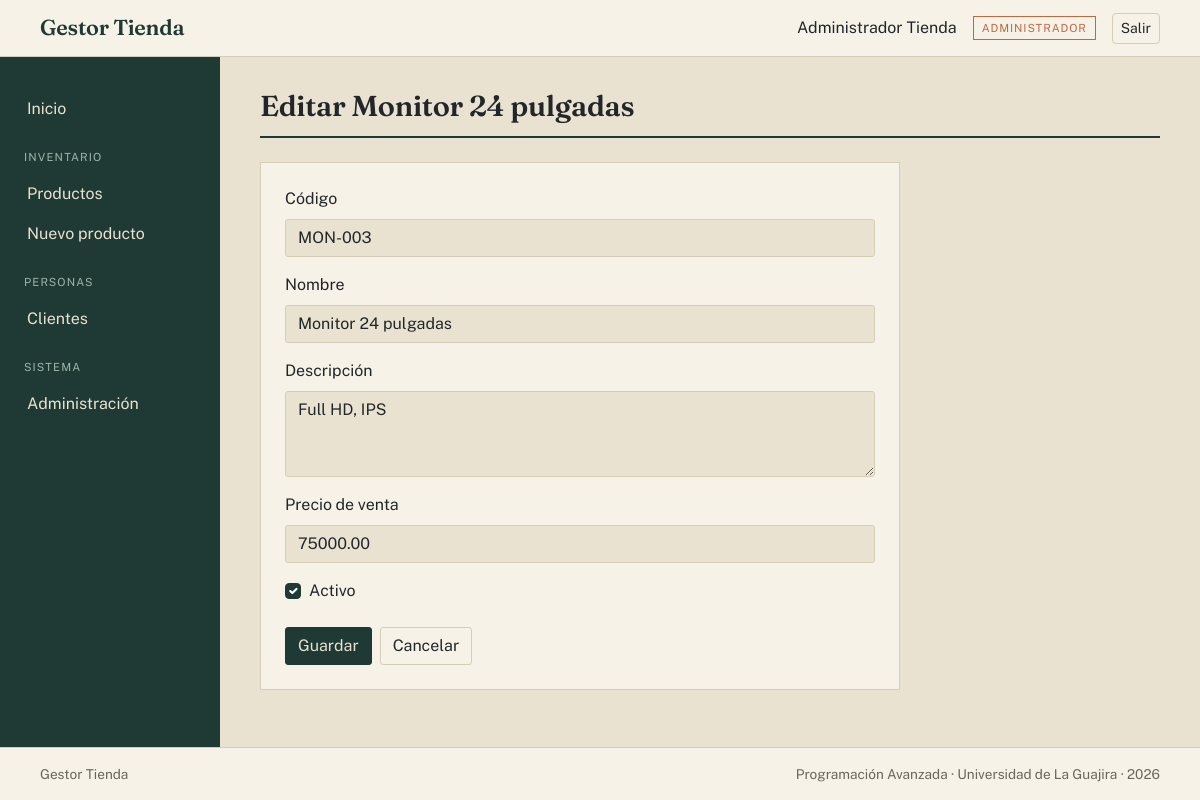
Page /productos/3/editar/ (signed in) on the committed database.
### apps/usuarios/models.py (models this page shows, shortened)
class Usuario(AbstractUser):
    class Rol(models.TextChoices):
        ADMIN = "ADMIN", "Administrador"
        VENDEDOR = "VENDEDOR", "Vendedor"
        CLIENTE = "CLIENTE", "Cliente"
    pk_usu_id = models.BigAutoField(primary_key=True)
    usu_rol = models.CharField(
        "rol", max_length=10, choices=Rol.choices, default=Rol.CLIENTE
    )
    created_at = models.DateTimeField("creado", auto_now_add=True)
    updated_at = models.DateTimeField("actualizado", auto_now=True)
    class Meta:
        db_table = "tbl_usuario"
        ordering = ["last_name", "first_name"]
    @property
    def es_admin(self):
        return self.usu_rol == self.Rol.ADMIN
    @property
    def es_cliente(self):
        return self.usu_rol == self.Rol.CLIENTE

### apps/productos/models.py (models this page shows, shortened)
class Producto(CommonModel):
    pk_pro_id = models.BigAutoField(primary_key=True)
    pro_codigo = models.CharField("código", max_length=20, unique=True)
    pro_nombre = models.CharField("nombre", max_length=120)
    pro_descripcion = models.TextField("descripción", blank=True)
    pro_precio = models.DecimalField("precio de venta", max_digits=10, decimal_places=2)
    pro_activo = models.BooleanField("activo", default=True)
    class Meta:
        db_table = "tbl_producto"
        ordering = ["pro_nombre"]

### apps/productos/views.py (the view)
# urls.py: path("<int:pk>/editar/", views.editar_producto, name="editar"),
def editar_producto(request, pk):
    producto = get_object_or_404(Producto, pk=pk)
    if request.method == "POST":
        form = ProductoForm(request.POST, instance=producto)
        if form.is_valid():
            form.save()
            messages.success(request, f"Producto {producto.pro_codigo} actualizado.")
            return redirect("productos:lista")
    else:
        form = ProductoForm(instance=producto)
    return render(
        request,
        "productos/formulario.html",
        {"form": form, "titulo": f"Editar {producto.pro_nombre}"},
    )

### apps/productos/forms.py (shortened to what this page needs)
class ProductoForm(BootstrapFormMixin, forms.ModelForm):
    class Meta:
        model = Producto
        fields = ["pro_codigo", "pro_nombre", "pro_descripcion", "pro_precio", "pro_activo"]
        widgets = {
            "pro_descripcion": forms.Textarea(attrs={"rows": 3}),
        }

### templates/productos/formulario.html (shortened to what this page needs)
{% extends "base.html" %}
{% block contenido %}
<div class="encabezado">
  <h1>{{ titulo }}</h1>
</div>
<div class="panel" style="max-width: 640px;">
  <form method="post" novalidate>
    {% for campo in form %}
      {% include "partials/_campo.html" %}
    {% endfor %}
    <div class="d-flex gap-2 mt-4">
      <button type="submit" class="btn btn-pino">Guardar</button>
      <a href="{% url 'productos:lista' %}" class="btn btn-linea">Cancelar</a>
    </div>
  </form>
</div>
{% endblock %}

### templates/partials/_navbar.html (shortened to what this page needs)
<header class="barra d-flex justify-content-between align-items-center">
  <a class="marca" href="{% url 'inicio' %}">Gestor Tienda</a>
  <div class="d-flex align-items-center gap-3">
    <span>{{ user.get_full_name|default:user.username }}</span>
    <span class="etiqueta-rol">{{ user.get_usu_rol_display }}</span>
    <form action="{% url 'usuarios:logout' %}" method="post" class="m-0">
      <button type="submit" class="btn btn-sm btn-linea">Salir</button>
    </form>
  </div>
</header>

### templates/partials/_campo.html (shortened to what this page needs)
<div class="mb-3">
  {% if campo.field.widget.input_type == "checkbox" %}
    <div class="form-check">
      {{ campo }}
      <label class="form-check-label" for="{{ campo.id_for_label }}">{{ campo.label }}</label>
    </div>
  {% else %}
    <label class="form-label" for="{{ campo.id_for_label }}">{{ campo.label }}</label>
    {{ campo }}
  {% endif %}
</div>

### static/css/tienda.css (style rules this page uses)
:root { --pino: #1f3a34; --pino-claro: #2c5048; --arena: #e9e2d0; --arena-clara: #f6f2e8; --terracota: #c2683f; --terracota-oscura: #a5552f; --tinta: #22262a; --linea: #d6cdb6; --bs-body-font-family: "Public Sans", system-ui, sans-serif; --bs-body-color: var(--tinta); --bs-body-bg: var(--arena); --bs-border-color: var(--linea); --bs-link-color-rgb: 31, 58, 52; --bs-link-hover-color-rgb: 194, 104, 63; --bs-border-radius: 3px; }
body { min-height: 100vh; display: flex; flex-direction: column; background: var(--arena); }
h1, h2, h3, .marca { font-family: "Fraunces", Georgia, serif; font-weight: 600; letter-spacing: -0.01em; }
.barra { background: var(--arena-clara); border-bottom: 1px solid var(--linea); padding: 0.75rem 2.5rem; }
.barra .marca { color: var(--pino); font-size: 1.35rem; text-decoration: none; }
.etiqueta-rol { font-size: 0.7rem; text-transform: uppercase; letter-spacing: 0.08em; border: 1px solid var(--terracota); color: var(--terracota); padding: 0.15rem 0.5rem; }
.panel { background: var(--arena-clara); border: 1px solid var(--linea); padding: 1.5rem; }
.encabezado { display: flex; justify-content: space-between; align-items: end; border-bottom: 2px solid var(--pino); padding-bottom: 0.75rem; margin-bottom: 1.5rem; }
.encabezado h1 { margin: 0; font-size: 1.8rem; }
.btn-pino { --bs-btn-bg: var(--pino); --bs-btn-border-color: var(--pino); --bs-btn-color: var(--arena); --bs-btn-hover-bg: var(--pino-claro); --bs-btn-hover-border-color: var(--pino-claro); --bs-btn-hover-color: #fff; --bs-btn-active-bg: var(--pino-claro); }
.btn-linea { --bs-btn-border-color: var(--linea); --bs-btn-color: var(--tinta); --bs-btn-hover-bg: var(--arena); --bs-btn-hover-border-color: var(--pino); }
.form-check-input:checked { background-color: var(--pino); border-color: var(--pino); }

### rows in the picture
Usuario: get_full_name "Administrador Tienda", usu_rol "ADMINISTRADOR"
Producto: form "MON-003" "Monitor 24 pulgadas" "Full HD, IPS" "75000.00", form "☑"

### other values in the picture
{{ titulo }} "Editar Monitor 24 pulgadas"
{{ campo.label }} "Código" "Nombre" "Descripción" "Precio de venta"
{{ campo.label }} "Activo"
